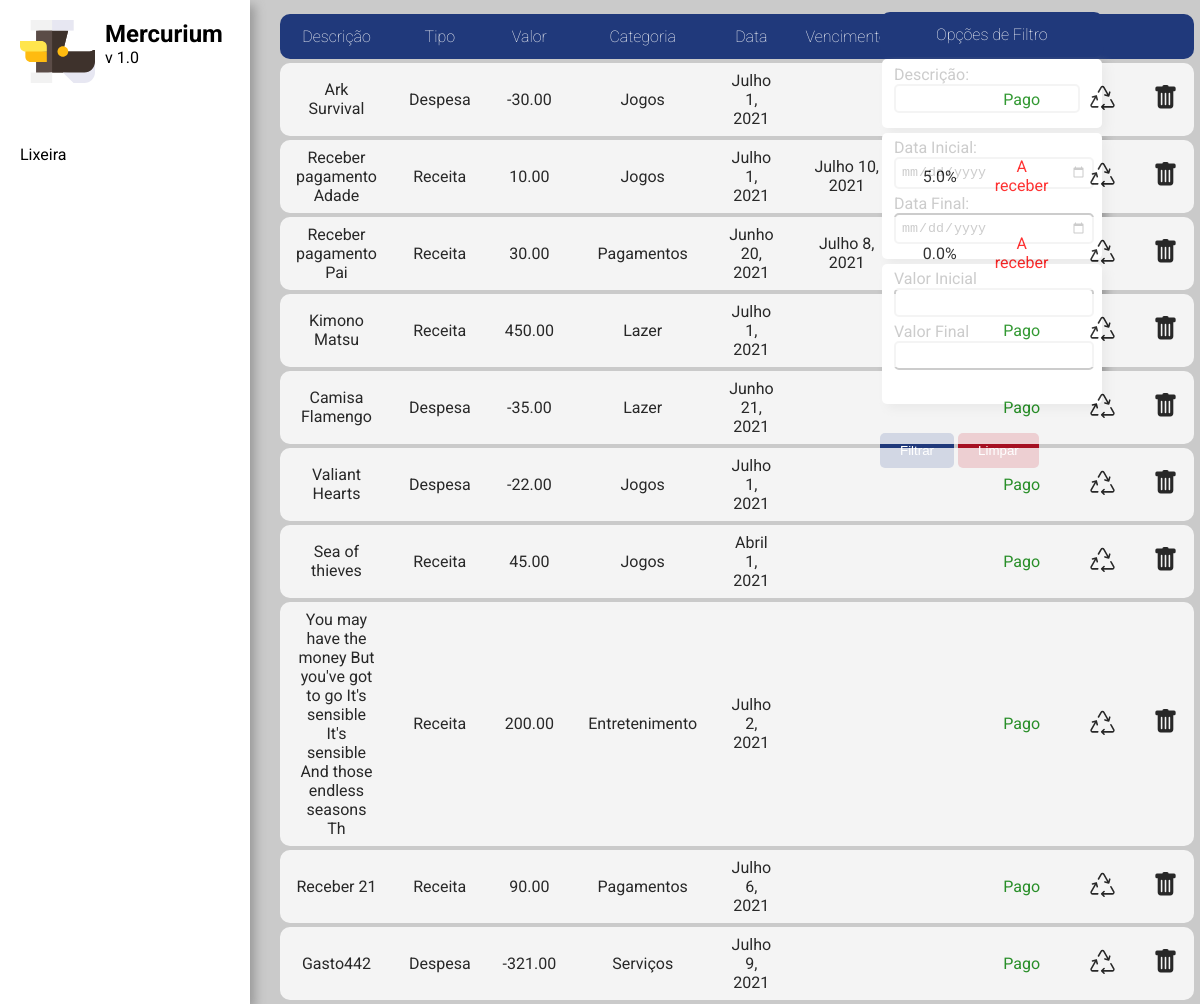
Page /trash.html on the committed database.
### app_mercurium/models.py (models this page shows, shortened)
class Item(models.Model):
    description = models.CharField('Descrição', max_length=100)
    value = models.DecimalField('Valor', max_digits=8, decimal_places=2)
    original_value = models.DecimalField('Valor original', max_digits=8, decimal_places=2, blank=True)
    CHOICE_TYPE = (
        ('Receita', 'Receita'),
        ('Despesa', 'Despesa')
    )
    type_item = models.CharField('Tipo', max_length=50, choices=CHOICE_TYPE)
    cat = models.ForeignKey(Category, on_delete=models.CASCADE, verbose_name="Categoria")
    date = models.DateField('Data')
    status_payment = models.BooleanField('Pago', default=True)
    date_payment = models.DateField('Data Vencimento', blank=True)
    fees = models.DecimalField('Juros', max_digits=5, decimal_places=1, blank=True)
    status = models.BooleanField(default=True) #

class Category(models.Model):
    name = models.CharField('Nome categoria', max_length=100)
    def __str__(self):
        return self.name

### app_mercurium/views.py (the view)
# urls.py: path('trash.html', trash),
def trash(request):
    items = Item.objects.filter(status=False)
    if request.method == 'GET':
        word_key = request.GET.get('word-key')
        init_date = request.GET.get('init-date')
        end_date = request.GET.get('end-date')
        init_value = request.GET.get('init-value')
        end_value = request.GET.get('end-value')
        items = filter_items(request, items, word_key, init_date, end_date, init_value, end_value)
    data = {'items' : items}
    return render(request, 'trash.html', data)

### app_mercurium/templates/trash.html (shortened to what this page needs)
{% load static %}
<!DOCTYPE html>
<html lang="pt-br">
<head>
    <link rel="stylesheet" type="text/css" href="{% static 'css/style.css' %}">
    <link rel="stylesheet" type="text/css" href="{% static 'css/trash_style.css' %}">
</head>
<body>
    <div class="sidebar">
        <a class="logo" href="/"><img width="75" src="{% static 'img/svg/Logo_Mercurium.svg' %}">
            <div class="title">Mercurium</div>
            <div class="sub-title">v 1.0</div>
        </a>
        <br>
        <br>
        <a href="/trash.html">Lixeira</a>
    </div>
    <div class="content-container">
        <div class="table-container">
            <table class="main-table">
                <thead>
                    <tr>
                        <th>Descrição</th>
                        <th>Tipo</th>
                        <th>Valor</th>
                        <th>Categoria</th>
                        <th>Data</th>
                        <th>Vencimento</th>
                        <th>Juros</th>
                        <th>Situação</th>
                        <th></th>
                    </tr>
                </thead>
                <tbody>
                    {% for item in items %}
                        <tr>
                            <td>{{item.description}}</td>
                            <td>{{item.type_item}}</td>
                            <td>{{item.value}}</td>
                            <td>{{item.cat}}</td>
                            {% if item.date == item.date_payment %}
                            <td>{{item.date}}</td>
                            <td></td>
                            <td></td>
                            {% else %}
                            <td>{{item.date}}</td>
                            <td>{{item.date_payment}}</td>
                            <td>{{item.fees}}%</td>
                            {% endif %}
                            {% if item.status_payment == True %}
                                    <td class="pg">Pago</td>
                            {% else %}
                                {% if item.type_item == 'Receita' %}
                                    <td class="apg">A receber</td>
                                {% else %}
                                    <td class="apg">A pagar</td>
                                {% endif %}
                            {% endif %}
                            <td>
                                <button class="btn_recycle">
                                    <a href="/recycle/{{item.id}}" class="tag_recycle">
                                        <img width="25" src="{% static 'img/svg/recicle.svg' %}">
                                    </a>
                            </button>
                            </td>
                            <td>
                                <button class="btn_delete">
                                    <a href="/permanentlydelete/{{item.id}}" class="tag_delete">
                                        <img width="25" src="{% static 'img/svg/trash-fill.svg' %}">
                                    </a>
                            </button>
                            </td>
                        </tr>
                    {% endfor %}
                </tbody>
            </table>
        </div>
        <div class="filter">
            <div class="container-title-filter">
                <label class="title-form">Opções de Filtro</label>
            </div>
            <form id="form-filter" method="GET">
                <fieldset>
                    <label>Descrição:</label>
                </fieldset>
                <fieldset>
                    <label>Data Inicial: </label>
                    <label>Data Final: </label>
                </fieldset>
                <fieldset>
                    <label>Valor Inicial</label>
                    <label>Valor Final</label>
                    <br>
                </fieldset>
                <br>
                <button class="btn-filter-date" type="submit">Filtrar</button>
                <button class="btn-clear-date" type="reset">Limpar</button>
            </form>
        </div>
    </div>
</body>
</html>

### app_mercurium/static/css/style.css (style rules this page uses)
:root { --bm-color:#20397B; --bo-color: #00091F; --bg-color:#CACACA; --sw-color:#999999; --bg-red-btn:#A61022; --bg-red-btn-h:#CF0A2C; --bg-blue-btn:#20397B; --bg-blue-btn-h:#0057BE; --bo-gray-inp:#CCCCCC; --bg-alert-mes:#F3CDCF; --bo-red-mes:#FF0000; --co-red-mes: #bd0000; --bg-gre-mes:#C2DAC2; }
body { margin: 0; padding: 0; height: 100vh; font-family: 'Roboto', sans-serif; background-color: var(--bg-color); }
.logo img { float: left; margin-right: 10px; }
.title { font-weight: bold; font-size: 1.5rem; }
.sidebar { margin: 0; padding: 0; width: 13.5%; background-color: white; position: fixed; height: 100%; overflow: auto; box-shadow: 5px 5px 10px var(--sw-color); }
.sidebar a:not(.active) { display: block; color: var(--bo-color); padding: 20px; text-decoration: none; }
.content-container { width: 75%; margin-left: 15%; display: flex; flex-direction: row; }
.main-table { z-index: 1; margin-top: 10px; width: 100%; text-align: center; overflow: hidden; border-collapse:separate; border-spacing: 0 0.3rem; }
.main-table tbody tr { opacity: 0.8; }
.main-table thead tr th:last-child, .main-table tbody tr td:last-child { border-radius: 0 10px 10px 0; }
.main-table thead tr th:first-child, .main-table tbody tr td:first-child { border-radius: 10px 0px 0px 10px; }
.main-table th { color: white; background-color: var(--bm-color); padding: 0.6rem 1rem; font-size: 1rem; font-weight: lighter; }
.main-table tbody td { padding: 0.2rem 1rem; background-color: white; }
.table-container { width: 100%; }
.btn_edit, .btn_delete, .btn_pay { padding:0px; background-color: white; cursor: pointer; border: none; }
fieldset { display: flex; flex-direction: column; border: none; background-color: white; border-radius: 5px; margin-bottom: 10px; }
button[type=submit] { padding: 10px 20px; margin-top: 5px; background-color: var(--bm-color); color: white; border: none; border-radius: 5px; cursor: pointer; }
button[type=reset] { margin-top: 5px; background-color: var(--bg-red-btn); color: white; padding: 10px 20px; border: none; border-radius: 5px; cursor: pointer; }
.pg { color: green; }
.apg { color: red; }

### app_mercurium/static/css/trash_style.css (style rules this page uses)
:root { --bm-color:#20397B; --bg-color:#CACACA; --sw-color:#999999; --bg-red-btn:#A61022; --bg-red-btn-h:#CF0A2C; --bg-blue-btn:#20397B; --bg-blue-btn-h:#0057BE; --bo-gray-inp:#CCCCCC; --bg-alert-mes:#F3CDCF; --co-red-mes:#FF0000; }
body { margin: 0; padding: 0; height: 100vh; font-family: 'Roboto', sans-serif; background-color: var(--bg-color); }
.sidebar { margin: 0; padding: 0; width: 250px; background-color: white; position: fixed; height: 100%; overflow: auto; box-shadow: 5px 5px 10px var(--sw-color); }
.sidebar a:not(.active) { display: block; color: black; padding: 20px; text-decoration: none; }
.content-container { margin-left: 280px; display: flex; flex-direction: row; }
.main-table { margin-top: 10px; width: 100%; text-align: center; overflow: hidden; border-collapse:separate; border-spacing: 0 0.3rem; }
.main-table tbody tr { opacity: 0.8; }
.main-table thead tr th:last-child, .main-table tbody tr td:last-child { border-radius: 0 10px 10px 0; }
.main-table thead tr th:first-child, .main-table tbody tr td:first-child { border-radius: 10px 0px 0px 10px; }
.main-table th { color: white; background-color: var(--bm-color); padding: 0.8rem 1rem; font-size: 1rem; font-weight: lighter; }
.main-table tbody td { padding: 0.5rem 1rem; background-color: white; }
.table-container { width: 65%; }
.btn_edit, .btn_delete { padding:0px; background-color: white; cursor: pointer; }
.container-title-filter { margin-top: 15px; margin-bottom: 15px; }
fieldset { display: flex; flex-direction: column; border: none; background-color: white; border-radius: 5px; box-shadow: 5px 5px 10px var(--sw-color); margin-bottom: 5px; }
.title-form { color: white; background-color: var(--bm-color); padding: 0.8rem 3.5rem; border-radius: 10px; font-size: 1rem; font-weight: lighter; }
.filter { height: 100%; margin-top: 10px; margin-left: 15px; float: right; }
button[type=submit] { padding: 10px 20px; margin-top: 5px; background-color: var(--bm-color); color: white; border: none; border-radius: 5px; cursor: pointer; }
button[type=reset] { margin-top: 5px; background-color: var(--bg-red-btn); color: white; padding: 10px 20px; border: none; border-radius: 5px; cursor: pointer; }
.btn_recycle, .btn_delete { border: none; background-color: white; }

### rows in the picture
Item: description "Ark Survival", type_item "Despesa", value "-30.00", cat "Jogos", date "Julho 1, 2021", status_payment "Pago"
Item: description "Receber pagamento Adade", type_item "Receita", value "10.00", cat "Jogos", date "Julho 1, 2021", date_payment "Julho 10, 2021", fees "5.0", status_payment "A receber"
Item: description "Receber pagamento Pai", type_item "Receita", value "30.00", cat "Pagamentos", date "Junho 20, 2021", date_payment "Julho 8, 2021", fees "0.0", status_payment "A receber"
Item: description "Kimono Matsu", type_item "Receita", value "450.00", cat "Lazer", date "Julho 1, 2021", status_payment "Pago"
Item: description "Camisa Flamengo", type_item "Despesa", value "-35.00", cat "Lazer", date "Junho 21, 2021", status_payment "Pago"
Item: description "Valiant Hearts", type_item "Despesa", value "-22.00", cat "Jogos", date "Julho 1, 2021", status_payment "Pago"
Item: description "Sea of thieves", type_item "Receita", value "45.00", cat "Jogos", date "Abril 1, 2021", status_payment "Pago"
Item: description "You may have the money But you've got to go It's sensible It's sensible And those endless seasons Th", type_item "Receita", value "200.00", cat "Entretenimento", date "Julho 2, 2021", status_payment "Pago"
Item: description "Receber 21", type_item "Receita", value "90.00", cat "Pagamentos", date "Julho 6, 2021", status_payment "Pago"
Item: description "Gasto442", type_item "Despesa", value "-321.00", cat "Serviços", date "Julho 9, 2021", status_payment "Pago"
